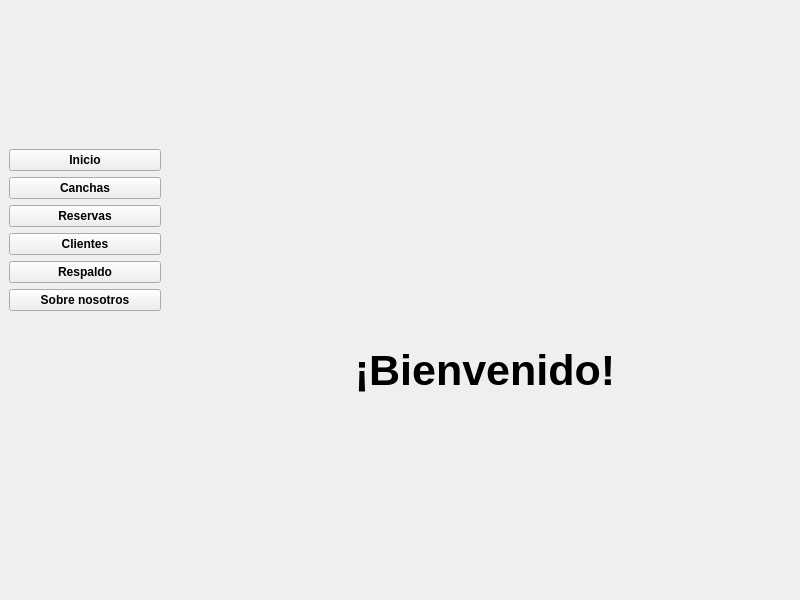
<?xml version="1.0" encoding="UTF-8"?>
<ui version="4.0">
 <class>MainWindow</class>
 <widget class="QMainWindow" name="MainWindow">
  <property name="geometry">
   <rect>
    <x>0</x>
    <y>0</y>
    <width>800</width>
    <height>600</height>
   </rect>
  </property>
  <property name="minimumSize">
   <size>
    <width>800</width>
    <height>600</height>
   </size>
  </property>
  <property name="windowTitle">
   <string>Reservas de Canchas - Grupo 2</string>
  </property>
  <property name="windowIcon">
   <iconset>
    <normaloff>../images/icon.png</normaloff>../images/icon.png</iconset>
  </property>
  <widget class="QWidget" name="centralwidget">
   <layout class="QGridLayout" name="gridLayout">
    <property name="leftMargin">
     <number>0</number>
    </property>
    <property name="topMargin">
     <number>0</number>
    </property>
    <property name="rightMargin">
     <number>0</number>
    </property>
    <property name="bottomMargin">
     <number>0</number>
    </property>
    <property name="spacing">
     <number>0</number>
    </property>
    <item row="0" column="0">
     <widget class="QWidget" name="header" native="true">
      <property name="minimumSize">
       <size>
        <width>0</width>
        <height>140</height>
       </size>
      </property>
      <property name="maximumSize">
       <size>
        <width>16777215</width>
        <height>140</height>
       </size>
      </property>
      <property name="styleSheet">
       <string notr="true"/>
      </property>
      <layout class="QGridLayout" name="gridLayout_2">
       <item row="0" column="0">
        <widget class="QLabel" name="label">
         <property name="text">
          <string/>
         </property>
         <property name="pixmap">
          <pixmap>../images/logo.png</pixmap>
         </property>
         <property name="alignment">
          <set>Qt::AlignCenter</set>
         </property>
        </widget>
       </item>
      </layout>
     </widget>
    </item>
    <item row="1" column="0">
     <layout class="QHBoxLayout" name="body">
      <property name="spacing">
       <number>0</number>
      </property>
      <item>
       <widget class="QWidget" name="menu" native="true">
        <property name="sizePolicy">
         <sizepolicy hsizetype="Expanding" vsizetype="Preferred">
          <horstretch>0</horstretch>
          <verstretch>0</verstretch>
         </sizepolicy>
        </property>
        <property name="minimumSize">
         <size>
          <width>170</width>
          <height>0</height>
         </size>
        </property>
        <property name="maximumSize">
         <size>
          <width>170</width>
          <height>16777215</height>
         </size>
        </property>
        <property name="styleSheet">
         <string notr="true"/>
        </property>
        <layout class="QVBoxLayout" name="verticalLayout">
         <item>
          <widget class="QPushButton" name="btnInicio">
           <property name="font">
            <font>
             <bold>true</bold>
            </font>
           </property>
           <property name="text">
            <string>Inicio</string>
           </property>
          </widget>
         </item>
         <item>
          <widget class="QPushButton" name="btnCanchas">
           <property name="font">
            <font>
             <bold>true</bold>
            </font>
           </property>
           <property name="text">
            <string>Canchas</string>
           </property>
          </widget>
         </item>
         <item>
          <widget class="QPushButton" name="btnReservas">
           <property name="sizePolicy">
            <sizepolicy hsizetype="Minimum" vsizetype="Fixed">
             <horstretch>0</horstretch>
             <verstretch>0</verstretch>
            </sizepolicy>
           </property>
           <property name="font">
            <font>
             <bold>true</bold>
            </font>
           </property>
           <property name="text">
            <string>Reservas</string>
           </property>
          </widget>
         </item>
         <item>
          <widget class="QPushButton" name="btnClientes">
           <property name="font">
            <font>
             <bold>true</bold>
            </font>
           </property>
           <property name="text">
            <string>Clientes</string>
           </property>
          </widget>
         </item>
         <item>
          <widget class="QPushButton" name="btnRespaldo">
           <property name="font">
            <font>
             <bold>true</bold>
            </font>
           </property>
           <property name="text">
            <string>Respaldo</string>
           </property>
          </widget>
         </item>
         <item>
          <widget class="QPushButton" name="btnAcercaDe">
           <property name="font">
            <font>
             <bold>true</bold>
            </font>
           </property>
           <property name="text">
            <string>Sobre nosotros</string>
           </property>
          </widget>
         </item>
         <item>
          <spacer name="verticalSpacer">
           <property name="orientation">
            <enum>Qt::Vertical</enum>
           </property>
           <property name="sizeType">
            <enum>QSizePolicy::Expanding</enum>
           </property>
           <property name="sizeHint" stdset="0">
            <size>
             <width>20</width>
             <height>40</height>
            </size>
           </property>
          </spacer>
         </item>
        </layout>
       </widget>
      </item>
      <item>
       <widget class="QWidget" name="main" native="true">
        <property name="styleSheet">
         <string notr="true"/>
        </property>
        <layout class="QGridLayout" name="gridLayout_3">
         <property name="spacing">
          <number>0</number>
         </property>
         <item row="1" column="0">
          <widget class="QStackedWidget" name="stackedWidget">
           <property name="currentIndex">
            <number>0</number>
           </property>
           <widget class="QWidget" name="inicioWidget">
            <layout class="QGridLayout" name="gridLayout_4">
             <item row="0" column="0">
              <widget class="QLabel" name="bienvenido">
               <property name="font">
                <font>
                 <pointsize>32</pointsize>
                 <bold>true</bold>
                </font>
               </property>
               <property name="text">
                <string>¡Bienvenido!</string>
               </property>
               <property name="alignment">
                <set>Qt::AlignCenter</set>
               </property>
              </widget>
             </item>
            </layout>
           </widget>
           <widget class="QWidget" name="canchasWidget">
            <layout class="QGridLayout" name="gridLayout_5">
             <item row="0" column="0">
              <widget class="QLabel" name="tituloCanchas">
               <property name="maximumSize">
                <size>
                 <width>16777215</width>
                 <height>40</height>
                </size>
               </property>
               <property name="font">
                <font>
                 <pointsize>14</pointsize>
                 <bold>true</bold>
                </font>
               </property>
               <property name="text">
                <string>Canchas</string>
               </property>
               <property name="alignment">
                <set>Qt::AlignCenter</set>
               </property>
              </widget>
             </item>
             <item row="2" column="0">
              <layout class="QHBoxLayout" name="horizontalLayout">
               <item>
                <widget class="QPushButton" name="btnCrearCancha">
                 <property name="maximumSize">
                  <size>
                   <width>200</width>
                   <height>16777215</height>
                  </size>
                 </property>
                 <property name="text">
                  <string>Crear</string>
                 </property>
                </widget>
               </item>
               <item>
                <widget class="QPushButton" name="btnEditarCancha">
                 <property name="maximumSize">
                  <size>
                   <width>200</width>
                   <height>16777215</height>
                  </size>
                 </property>
                 <property name="text">
                  <string>Editar</string>
                 </property>
                </widget>
               </item>
               <item>
                <widget class="QPushButton" name="btnEliminarCancha">
                 <property name="maximumSize">
                  <size>
                   <width>200</width>
                   <height>16777215</height>
                  </size>
                 </property>
                 <property name="text">
                  <string>Eliminar</string>
                 </property>
                </widget>
               </item>
              </layout>
             </item>
             <item row="1" column="0">
              <widget class="QScrollArea" name="scrollArea">
               <property name="widgetResizable">
                <bool>true</bool>
               </property>
               <widget class="QWidget" name="listaCanchas">
                <property name="geometry">
                 <rect>
                  <x>0</x>
                  <y>0</y>
                  <width>590</width>
                  <height>356</height>
                 </rect>
                </property>
                <layout class="QGridLayout" name="gridLayout_9">
                 <property name="leftMargin">
                  <number>0</number>
                 </property>
                 <property name="topMargin">
                  <number>0</number>
                 </property>
                 <property name="rightMargin">
                  <number>0</number>
                 </property>
                 <property name="bottomMargin">
                  <number>0</number>
                 </property>
                </layout>
               </widget>
              </widget>
             </item>
            </layout>
           </widget>
           <widget class="QWidget" name="reservasWidget">
            <layout class="QGridLayout" name="gridLayout_8">
             <item row="0" column="0">
              <widget class="QLabel" name="tituloReservas">
               <property name="font">
                <font>
                 <pointsize>14</pointsize>
                 <bold>true</bold>
                </font>
               </property>
               <property name="text">
                <string>Reservas</string>
               </property>
               <property name="alignment">
                <set>Qt::AlignCenter</set>
               </property>
              </widget>
             </item>
             <item row="2" column="0">
              <layout class="QHBoxLayout" name="horizontalLayout_2">
               <item>
                <widget class="QPushButton" name="btnCrearReserva">
                 <property name="text">
                  <string>Crear</string>
                 </property>
                </widget>
               </item>
               <item>
                <widget class="QPushButton" name="btnEditarReserva">
                 <property name="text">
                  <string>Editar</string>
                 </property>
                </widget>
               </item>
               <item>
                <widget class="QPushButton" name="btnCancelarReserva">
                 <property name="text">
                  <string>Cancelar</string>
                 </property>
                </widget>
               </item>
              </layout>
             </item>
             <item row="1" column="0">
              <widget class="QScrollArea" name="scrollArea_2">
               <property name="widgetResizable">
                <bool>true</bool>
               </property>
               <widget class="QWidget" name="listaReservas">
                <property name="geometry">
                 <rect>
                  <x>0</x>
                  <y>0</y>
                  <width>590</width>
                  <height>356</height>
                 </rect>
                </property>
                <property name="sizePolicy">
                 <sizepolicy hsizetype="Preferred" vsizetype="Preferred">
                  <horstretch>0</horstretch>
                  <verstretch>0</verstretch>
                 </sizepolicy>
                </property>
                <layout class="QGridLayout" name="gridLayout_10">
                 <property name="leftMargin">
                  <number>0</number>
                 </property>
                 <property name="topMargin">
                  <number>0</number>
                 </property>
                 <property name="rightMargin">
                  <number>0</number>
                 </property>
                 <property name="bottomMargin">
                  <number>0</number>
                 </property>
                 <item row="0" column="0">
                  <widget class="QTableWidget" name="tablaReservas">
                   <property name="sizePolicy">
                    <sizepolicy hsizetype="Expanding" vsizetype="Expanding">
                     <horstretch>0</horstretch>
                     <verstretch>0</verstretch>
                    </sizepolicy>
                   </property>
                   <property name="editTriggers">
                    <set>QAbstractItemView::NoEditTriggers</set>
                   </property>
                   <property name="selectionBehavior">
                    <enum>QAbstractItemView::SelectRows</enum>
                   </property>
                   <property name="sortingEnabled">
                    <bool>false</bool>
                   </property>
                   <attribute name="horizontalHeaderCascadingSectionResizes">
                    <bool>false</bool>
                   </attribute>
                   <attribute name="verticalHeaderVisible">
                    <bool>true</bool>
                   </attribute>
                   <column>
                    <property name="text">
                     <string>Cliente</string>
                    </property>
                   </column>
                   <column>
                    <property name="text">
                     <string>Cancha</string>
                    </property>
                   </column>
                   <column>
                    <property name="text">
                     <string>Costo</string>
                    </property>
                   </column>
                   <column>
                    <property name="text">
                     <string>Fecha</string>
                    </property>
                   </column>
                   <column>
                    <property name="text">
                     <string>Horario</string>
                    </property>
                   </column>
                  </widget>
                 </item>
                </layout>
               </widget>
              </widget>
             </item>
            </layout>
           </widget>
           <widget class="QWidget" name="clientesWidget">
            <layout class="QGridLayout" name="gridLayout_11">
             <property name="leftMargin">
              <number>9</number>
             </property>
             <property name="topMargin">
              <number>9</number>
             </property>
             <property name="rightMargin">
              <number>9</number>
             </property>
             <property name="bottomMargin">
              <number>9</number>
             </property>
             <item row="1" column="0">
              <widget class="QScrollArea" name="scrollArea_3">
               <property name="widgetResizable">
                <bool>true</bool>
               </property>
               <widget class="QWidget" name="listaClientes">
                <property name="geometry">
                 <rect>
                  <x>0</x>
                  <y>0</y>
                  <width>590</width>
                  <height>356</height>
                 </rect>
                </property>
                <layout class="QGridLayout" name="gridLayout_12">
                 <property name="leftMargin">
                  <number>0</number>
                 </property>
                 <property name="topMargin">
                  <number>0</number>
                 </property>
                 <property name="rightMargin">
                  <number>0</number>
                 </property>
                 <property name="bottomMargin">
                  <number>0</number>
                 </property>
                 <item row="3" column="0">
                  <widget class="QTableWidget" name="tablaClientes">
                   <property name="editTriggers">
                    <set>QAbstractItemView::NoEditTriggers</set>
                   </property>
                   <property name="selectionBehavior">
                    <enum>QAbstractItemView::SelectRows</enum>
                   </property>
                   <column>
                    <property name="text">
                     <string>Apellido</string>
                    </property>
                   </column>
                   <column>
                    <property name="text">
                     <string>Nombre</string>
                    </property>
                   </column>
                   <column>
                    <property name="text">
                     <string>Telefono</string>
                    </property>
                   </column>
                   <column>
                    <property name="text">
                     <string>Email</string>
                    </property>
                   </column>
                  </widget>
                 </item>
                </layout>
               </widget>
              </widget>
             </item>
             <item row="0" column="0">
              <widget class="QLabel" name="tituloClientes">
               <property name="font">
                <font>
                 <pointsize>14</pointsize>
                 <bold>true</bold>
                </font>
               </property>
               <property name="text">
                <string>Clientes</string>
               </property>
               <property name="alignment">
                <set>Qt::AlignCenter</set>
               </property>
              </widget>
             </item>
             <item row="2" column="0">
              <layout class="QHBoxLayout" name="horizontalLayout_4">
               <item>
                <widget class="QPushButton" name="btnCrearCliente">
                 <property name="text">
                  <string>Crear</string>
                 </property>
                </widget>
               </item>
               <item>
                <widget class="QPushButton" name="btnEditarCliente">
                 <property name="text">
                  <string>Editar</string>
                 </property>
                </widget>
               </item>
               <item>
                <widget class="QPushButton" name="btnEliminarCliente">
                 <property name="text">
                  <string>Eliminar</string>
                 </property>
                </widget>
               </item>
              </layout>
             </item>
            </layout>
           </widget>
           <widget class="QWidget" name="respaldoWidget">
            <layout class="QGridLayout" name="gridLayout_7">
             <item row="2" column="0">
              <widget class="QWidget" name="btnsRespaldo" native="true">
               <property name="sizePolicy">
                <sizepolicy hsizetype="Preferred" vsizetype="Expanding">
                 <horstretch>0</horstretch>
                 <verstretch>0</verstretch>
                </sizepolicy>
               </property>
               <layout class="QHBoxLayout" name="horizontalLayout_3">
                <item>
                 <widget class="QPushButton" name="btnCargarRespaldo">
                  <property name="text">
                   <string>Cargar respaldo</string>
                  </property>
                 </widget>
                </item>
                <item>
                 <widget class="QPushButton" name="btnDescargarRespaldo">
                  <property name="text">
                   <string>Descargar respaldo</string>
                  </property>
                 </widget>
                </item>
               </layout>
              </widget>
             </item>
             <item row="0" column="0">
              <widget class="QLabel" name="tituloRespaldo">
               <property name="font">
                <font>
                 <pointsize>14</pointsize>
                 <bold>true</bold>
                </font>
               </property>
               <property name="text">
                <string>Gestión de respaldos</string>
               </property>
               <property name="alignment">
                <set>Qt::AlignCenter</set>
               </property>
              </widget>
             </item>
             <item row="1" column="0">
              <widget class="QLabel" name="mensajeRespaldo">
               <property name="font">
                <font>
                 <pointsize>12</pointsize>
                </font>
               </property>
               <property name="text">
                <string>En esta sección podras descargar un respaldo en CSV de las canchas y reservas.</string>
               </property>
               <property name="alignment">
                <set>Qt::AlignCenter</set>
               </property>
              </widget>
             </item>
            </layout>
           </widget>
           <widget class="QWidget" name="sobreNosotrosWidget">
            <layout class="QGridLayout" name="gridLayout_6">
             <item row="1" column="0">
              <widget class="QLabel" name="integrantes">
               <property name="text">
                <string>&lt;html&gt;&lt;head/&gt;&lt;body&gt;&lt;p align=&quot;center&quot;&gt;&lt;span style=&quot; font-size:12pt; text-decoration: underline; color:#3e3f3a;&quot;&gt;Participantes del Grupo 2:&lt;/span&gt;&lt;/p&gt;&lt;p align=&quot;center&quot;&gt;&lt;span style=&quot; font-size:14pt; font-weight:700; color:#93be4b;&quot;&gt;Güemes Fernanda Betsabé&lt;/span&gt;&lt;/p&gt;&lt;p align=&quot;center&quot;&gt;&lt;span style=&quot; font-size:14pt; font-weight:700; color:#93be4b;&quot;&gt;Humerez Romero Gabriel&lt;/span&gt;&lt;/p&gt;&lt;p align=&quot;center&quot;&gt;&lt;span style=&quot; font-size:14pt; font-weight:700; color:#93be4b;&quot;&gt;Leotta Marcos Gaston&lt;/span&gt;&lt;/p&gt;&lt;p align=&quot;center&quot;&gt;&lt;span style=&quot; font-size:14pt; font-weight:700; color:#93be4b;&quot;&gt;Tanquia Matias Agustin&lt;/span&gt;&lt;/p&gt;&lt;p align=&quot;center&quot;&gt;&lt;span style=&quot; font-size:14pt; font-weight:700; color:#93be4b;&quot;&gt;&lt;br/&gt;&lt;/span&gt;&lt;span style=&quot; font-size:14pt; font-weight:700; text-decoration: underline; color:#93be4b;&quot;&gt;Comisión A&lt;/span&gt;&lt;/p&gt;&lt;p align=&quot;center&quot;&gt;&lt;br/&gt;&lt;/p&gt;&lt;/body&gt;&lt;/html&gt;</string>
               </property>
              </widget>
             </item>
             <item row="0" column="0">
              <widget class="QLabel" name="sobreNosotrosTitulo">
               <property name="font">
                <font>
                 <pointsize>14</pointsize>
                 <bold>true</bold>
                </font>
               </property>
               <property name="text">
                <string>Sobre nosotros</string>
               </property>
               <property name="alignment">
                <set>Qt::AlignCenter</set>
               </property>
              </widget>
             </item>
            </layout>
           </widget>
          </widget>
         </item>
        </layout>
       </widget>
      </item>
     </layout>
    </item>
   </layout>
  </widget>
 </widget>
 <resources/>
 <connections/>
</ui>
